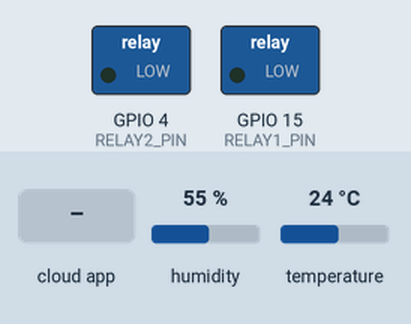
This program was run on a simulated ESP32. Shown: switched loads named in the program (green lamp = pin HIGH). Inputs (shaded band) come from the test bench; at power-on: humidity 55 %, temperature 24 °C. WiFi joins after 1.5 s; servers stay silent unless stated; no MQTT or app messages arrive unless stated; what the program prints to the serial monitor is not drawn.

Above: at 2.7 s.
2.8 s: the phone or cloud app sets lightbulb1 to On
At 7.0 s:
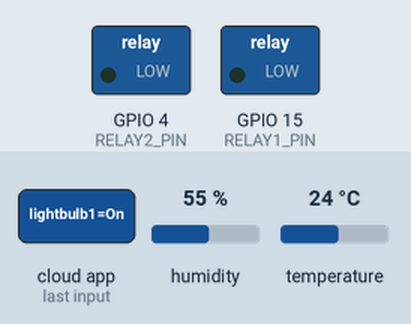
8.1 s: the phone or cloud app sets lightbulb2 to On
At 12.0 s:
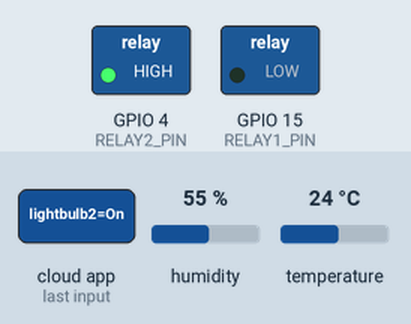
13.1 s: the phone or cloud app sets lightbulb1 to On
At 17.5 s:
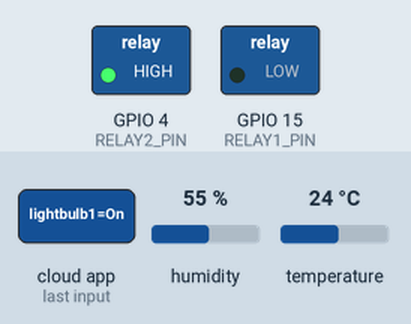
Timing chart, 0 to 19.0 s (numbered marks = the images above; inputs shaded):
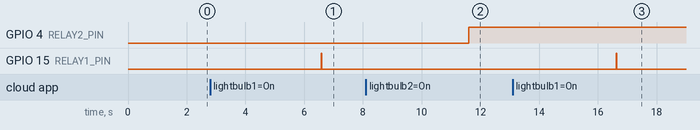

The program:

main.cpp
```cpp
  #include <WiFi.h>
  #include "DHT.h"
  #include "Adafruit_MQTT.h"
  #include "Adafruit_MQTT_Client.h"

  // =================== CẤU HÌNH WIFI ===================
  #define WIFI_SSID "Wokwi-GUEST"
  #define WIFI_PASS ""


  // =================== CẤU HÌNH ADAFRUIT IO ===================
  #define AIO_SERVER      "io.adafruit.com"
  #define AIO_SERVERPORT  1883
  #define AIO_USERNAME    "thanhnam"       // <-- ĐIỀN username Adafruit IO
  #define AIO_KEY         "aio_jfAD253kYzcDSXFJEIV3oddnj4Fr"               // <-- ĐIỀN AIO Key

  // =================== CHÂN CẢM BIẾN & RELAY ===================
  #define DHTPIN 13         // DHT22 DATA
  #define DHTTYPE DHT22
  #define RELAY1_PIN 15     // Relay 1 - LED 1
  #define RELAY2_PIN 4      // Relay 2 - LED 2

  // =================== KHAI BÁO BIẾN & ĐỐI TƯỢNG ===================
  DHT dht(DHTPIN, DHTTYPE);
  WiFiClient client;
  Adafruit_MQTT_Client mqtt(&client, AIO_SERVER, AIO_SERVERPORT, AIO_USERNAME, AIO_KEY);

  // Feed gửi dữ liệu
  Adafruit_MQTT_Publish temperatureFeed = Adafruit_MQTT_Publish(&mqtt, AIO_USERNAME "/feeds/temperature");
  Adafruit_MQTT_Publish humidityFeed    = Adafruit_MQTT_Publish(&mqtt, AIO_USERNAME "/feeds/humidity");

  // Feed nhận điều khiển relay
  Adafruit_MQTT_Subscribe lightbulb1 = Adafruit_MQTT_Subscribe(&mqtt, AIO_USERNAME "/feeds/lightbulb1");
  Adafruit_MQTT_Subscribe lightbulb2 = Adafruit_MQTT_Subscribe(&mqtt, AIO_USERNAME "/feeds/lightbulb2");

  // =================== KẾT NỐI MQTT ===================
  void MQTT_connect() {
    int8_t ret;
    if (mqtt.connected()) return;

    Serial.print(" - Kết nối MQTT...");
    while ((ret = mqtt.connect()) != 0) {
      Serial.println(mqtt.connectErrorString(ret));
      Serial.println(" - Thử lại sau 5s...");
      mqtt.disconnect();
      delay(5000);
    }
    Serial.println(" - MQTT Connected!");
  }

  // =================== SETUP ===================
  void setup() {
    Serial.begin(115200);
    dht.begin();

    pinMode(RELAY1_PIN, OUTPUT);
    pinMode(RELAY2_PIN, OUTPUT);
    digitalWrite(RELAY1_PIN, LOW);
    digitalWrite(RELAY2_PIN, LOW);

    Serial.println(" - Đang kết nối WiFi...");
    WiFi.begin(WIFI_SSID, WIFI_PASS);
    while (WiFi.status() != WL_CONNECTED) {
      delay(500);
      Serial.print(".");
    }
    Serial.println("\n - WiFi Connected!");

    mqtt.subscribe(&lightbulb1);
    mqtt.subscribe(&lightbulb2);
  }

  // =================== LOOP ===================
  void loop() {
    MQTT_connect();

    // Nhận lệnh điều khiển từ dashboard
    Adafruit_MQTT_Subscribe *subscription;
    while ((subscription = mqtt.readSubscription(10))) {
      if (subscription == &lightbulb1) {
        String cmd = (char *)lightbulb1.lastread;
        Serial.println(" - Lightbulb 1: " + cmd);
        if (cmd == "On")  digitalWrite(RELAY1_PIN, HIGH);
        else              digitalWrite(RELAY1_PIN, LOW);
      }
      if (subscription == &lightbulb2) {
        String cmd = (char *)lightbulb2.lastread;
        Serial.println(" - Lightbulb 2: " + cmd);
        if (cmd == "On")  digitalWrite(RELAY2_PIN, HIGH);
        else              digitalWrite(RELAY2_PIN, LOW);
      }
    }

    // Đọc dữ liệu cảm biến DHT22
    float h = dht.readHumidity();
    float t = dht.readTemperature();

    if (isnan(h) || isnan(t)) {
      Serial.println("Errol: Lỗi đọc DHT22 !!!");
      return;
    }

    Serial.printf("- Temp: %.2f °C | - Humidity: %.2f %%\n", t, h);
     // ====== 💡 THÊM ĐIỀU KIỆN ĐIỀU KHIỂN THEO NHIỆT ĐỘ ======
  if (t > 50.0) {
    digitalWrite(RELAY1_PIN, HIGH);   // Bật đèn (relay1)
    Serial.println("⚠️ Nhiệt độ cao > 50°C → Bật đèn cảnh báo!");
  } else {
    digitalWrite(RELAY1_PIN, LOW);    // Tắt đèn
    Serial.println("✅ Nhiệt độ bình thường → Tắt đèn cảnh báo.");
  }

    // Gửi dữ liệu lên Adafruit IO
    if (temperatureFeed.publish(t)) Serial.println("✅Đã gửi nhiệt độ");
    else Serial.println("Errol: Lỗi gửi nhiệt độ !!!");

    if (humidityFeed.publish(h)) Serial.println("✅Đã gửi độ ẩm");
    else Serial.println("Errol: Lỗi gửi độ ẩm !!!");

    delay(5000); // gửi mỗi 5s
  }
```

Measured:
- after the input at 2.8 s, GPIO 15 (RELAY1_PIN): LOW → HIGH after 3.8 s, → LOW 0.02 s later
- after the input at 8.1 s, GPIO 4 (RELAY2_PIN): LOW → HIGH after 3.5 s
- after the input at 13.1 s, GPIO 15 (RELAY1_PIN): LOW → HIGH after 3.5 s, → LOW 0.02 s later
